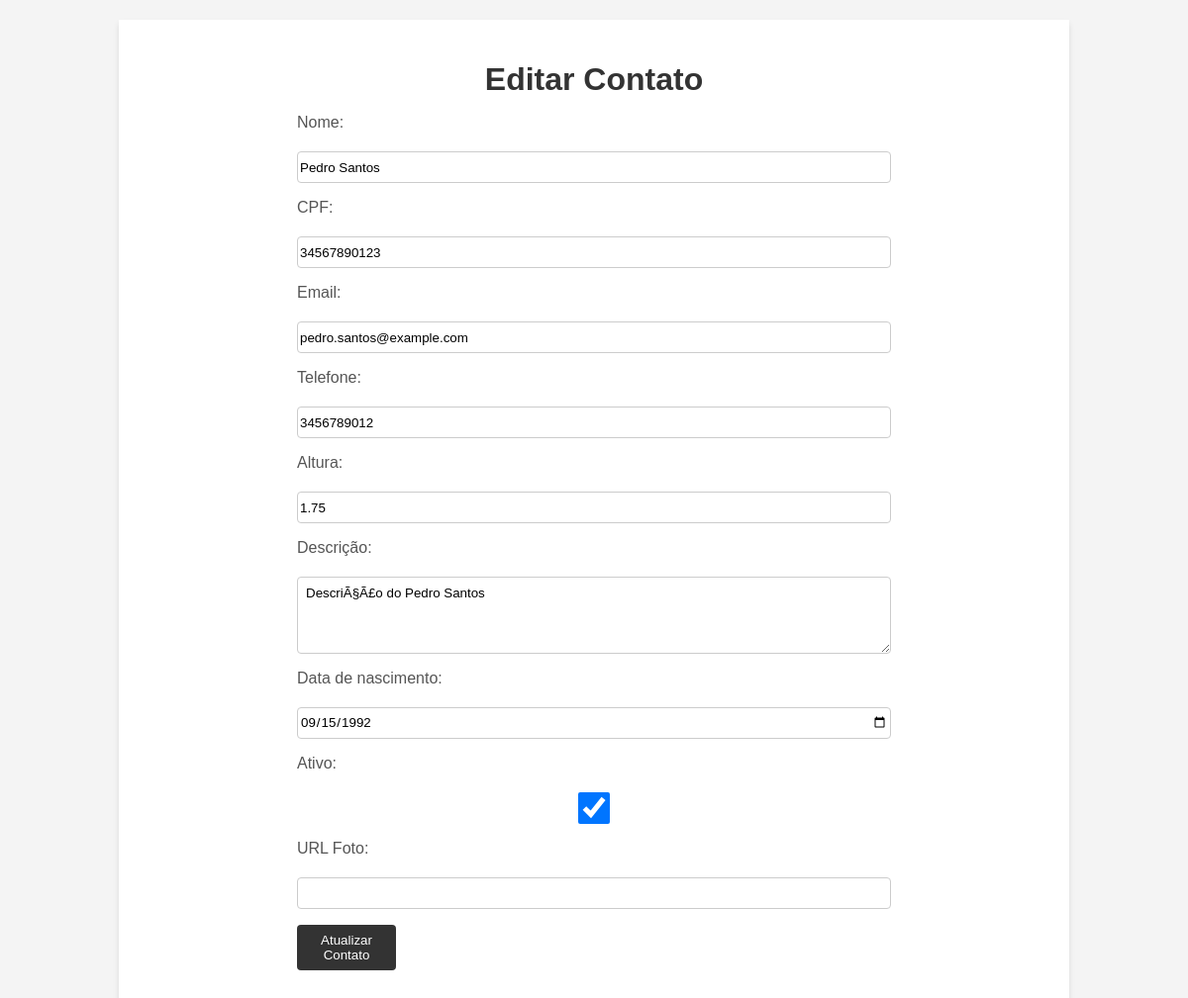
The app's page /contato/6/edit with its own data.
### contatos/models.py (models this page shows, shortened)
class Contatos(models.Model):
    nome = models.CharField(max_length=255)
    cpf = models.CharField(max_length=11)
    email = models.EmailField()
    telefone = models.IntegerField()
    altura = models.DecimalField(max_digits=3, decimal_places=2)
    descricao = models.TextField()
    data_nascimento = models.DateField()
    ativo = models.BooleanField()
    foto_url = models.URLField(default='https://via.placeholder.com/150')
    class Meta:
        verbose_name_plural = 'Contatos'

### contatos/views.py (the view)
# urls.py: path('contato/<int:id>/edit', views.edit, name='edit'),
def edit(request, id):
    contato = Contatos.objects.get(id=id)
    return render(request, 'pages/edit.html', {'contato':contato})

### contatos/templates/pages/edit.html (shortened to what this page needs)
{% load static %}
<!DOCTYPE html>
<html lang="pt-br">
<head>
    <link rel="stylesheet" href="https://cdnjs.cloudflare.com/ajax/libs/font-awesome/6.3.0/css/all.min.css"
 />
    <link rel="stylesheet" href="{% static 'style.css'%}">
</head>
<body>
    <div id="container">
        <h1 id="titulo">Editar Contato</h1>
        {% if contato %}
        <form id="editar-contato-form" action="{% url 'contato' contato.id %}" method="post">
            <label for="nome">Nome:</label>
            <input type="text" id="nome" name="nome" value="{{ contato.nome }}" required>
            <label for="cpf">CPF:</label>
            <input type="text" id="cpf" name="cpf" value="{{ contato.cpf }}" required>
            <label for="email">Email:</label>
            <input type="email" id="email" name="email" value="{{ contato.email }}" required>
            <label for="telefone">Telefone:</label>
            <input type="text" id="telefone" name="telefone" value="{{ contato.telefone }}" required>
            <label for="altura">Altura:</label>
            <input type="number" id="altura" name="altura" step="0.01" value="{{ contato.altura|stringformat:".2f" }}" required>
            <label for="descricao">Descrição:</label>
            <textarea id="descricao" name="descricao" rows="4" cols="50">{{ contato.descricao }}</textarea>
            <label for="data_nascimento">Data de nascimento:</label>
            <input type="date" id="data_nascimento" name="data_nascimento" value="{{ contato.data_nascimento|date:'Y-m-d' }}" required>
            <label for="ativo">Ativo:</label>
            <input type="checkbox" id="ativo" {% if contato.ativo %}checked{% endif %} onchange="updateAtivoValue()">
            <label for="foto">URL Foto:</label>
            <input type="text" id="foto_url" name="foto_url" value="{{ contato.foto }}">
            <button id="submit" type="submit">Atualizar Contato</button>
        </form>
        {% else %}
        <p id="contato-nao-encontrado">Contato não encontrado</p>
        {% endif %}
    </div>
</body>
</html>

### templates/static/style.css (style rules this page uses)
* { margin: 0; padding: 0; box-sizing: border-box; font-family: Verdana, Geneva, Tahoma, sans-serif; text-decoration: none; }
body { background-color: #f4f4f4; }
h1 { text-align: center; margin: 10px 0; }
form { width: 800px; margin: 0 auto; justify-content: center; }
form > input { height: 2rem; padding: 0 2px; }
button { width: 100px; height: 2rem; }
#container { width: 80%; margin: 20px auto; padding: 2rem; background-color: white; box-shadow: 0 4px 6px rgba(0, 0, 0, 0.1); }
#titulo { text-align: center; color: #333; margin-bottom: 1rem; }
form#editar-contato-form { display: flex; flex-direction: column; gap: 1rem; width: 100%; max-width: 600px; }
label { color: #555; margin-bottom: 0.25rem; }
input, textarea { border: 1px solid #ccc; border-radius: 4px; padding: 0.5rem; }
#submit { background-color: #333; color: white; border: none; border-radius: 4px; padding: 0.5rem; cursor: pointer; height: fit-content; }

### records on screen
Contatos: nome "Pedro Santos", cpf "34567890123", email "pedro.santos@example.com", telefone "3456789012", altura "1.75", descricao "DescriÃ§Ã£o do Pedro Santos", data_nascimento "09/15/1992", ativo "☑"
